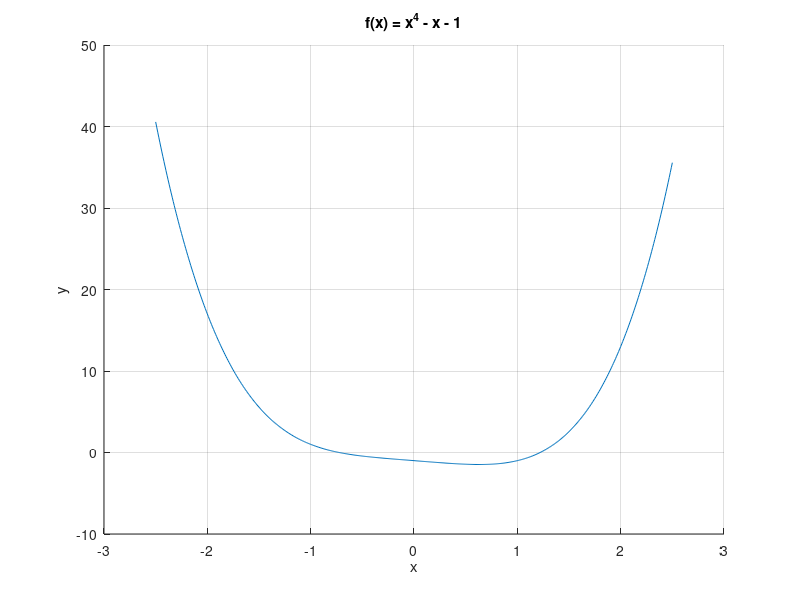

Source code (MATLAB):
f = @(x) x.^4 - x - 1;
x = -2.5 : 0.01 : 2.5;
y = f(x);

figure();
grid on;
hold on;
plot(x, y);
xlabel('x');
ylabel('y');
title('f(x) = x^4 - x - 1');

fzero(f, -1);
fzero(f, 1);
